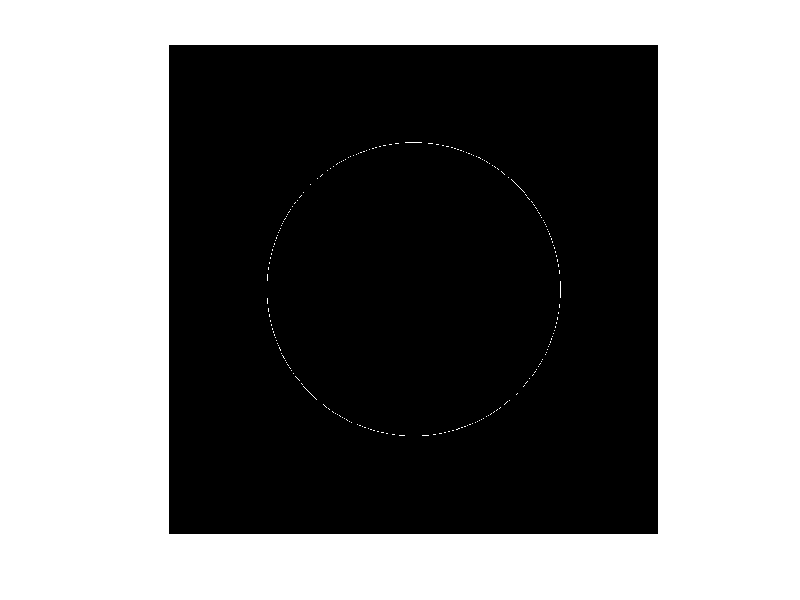

Reproduce this figure in MATLAB.
clc;clear;close all;
r=300;
xx=500;yy=500;
img=zeros(1000);
%draw circle
for th =0:1/r:2*pi
    x = round(r * cos(th)) + xx;
    y = round(r * sin(th)) + yy;
    img(x, y)=1;
end
imshow(img);
